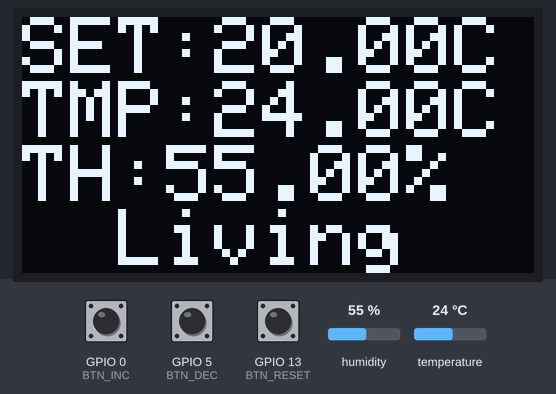
Bench run of a sketch on a simulated ESP8266 (NodeMCU). Parts: 128×64 one-colour display. Inputs (shaded band) come from the test bench; at power-on: GPIO 0 (BTN_INC) HIGH, GPIO 5 (BTN_DEC) HIGH, humidity 55 %, GPIO 13 (BTN_RESET) HIGH, temperature 24 °C. WiFi joins after 1.5 s; servers stay silent unless stated; uploads are accepted with an empty reply; what the sketch prints to the serial monitor is not drawn.

Above: at 2.7 s.
2.8 s: GPIO 0 (BTN_INC) pulled LOW for 1 s
At 4.1 s:
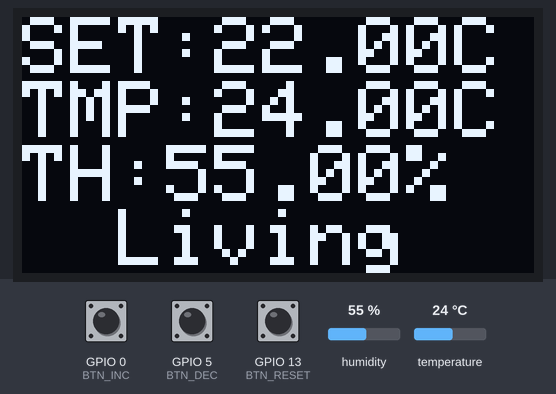
5.3 s: GPIO 5 (BTN_DEC) pulled LOW for 3.2 s
At 9.7 s:
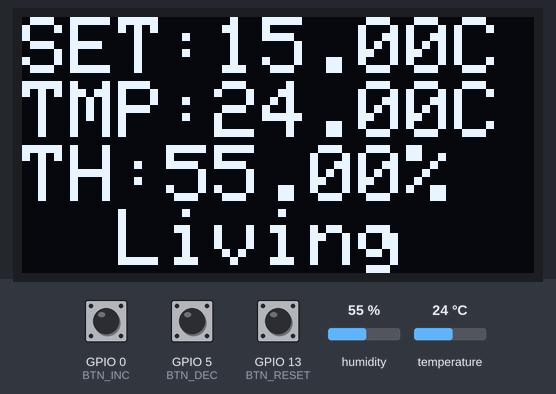
10.0 s: humidity set to 22 %
At 12.3 s:
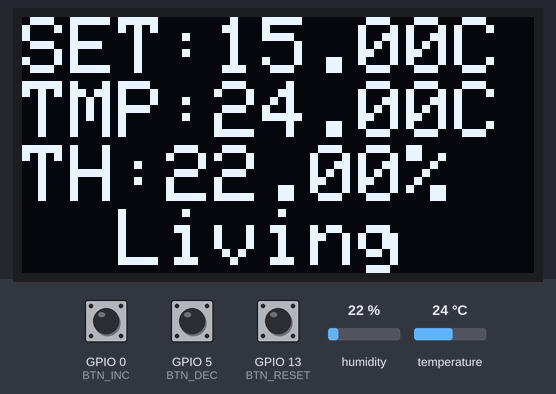
13.4 s: GPIO 13 (BTN_RESET) pulled LOW for 0.25 s
At 14.9 s:
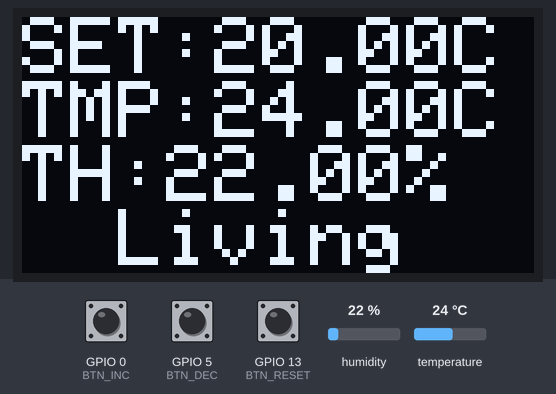
15.2 s: temperature set to 12 °C
At 17.0 s:
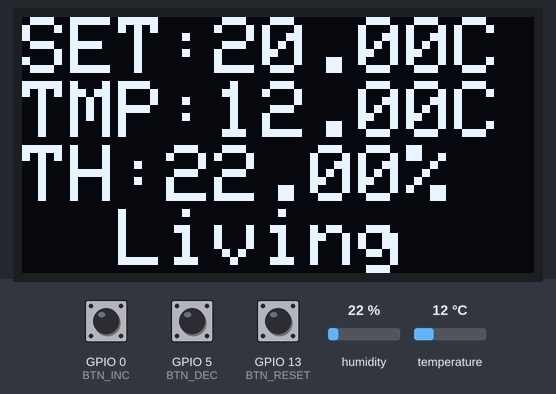
17.5 s: GPIO 0 (BTN_INC) pulled LOW for 0.25 s
At 18.6 s:
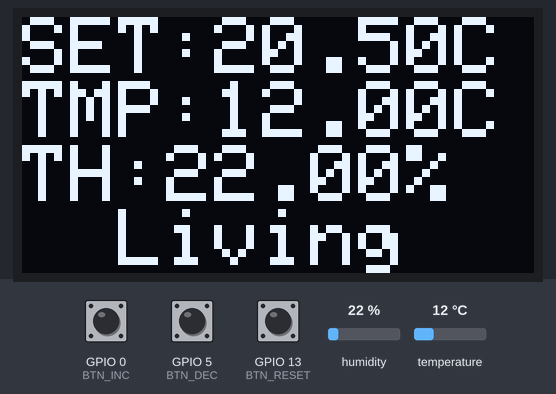
Timing chart, 0 to 20.3 s (numbered marks = the images above; inputs shaded):
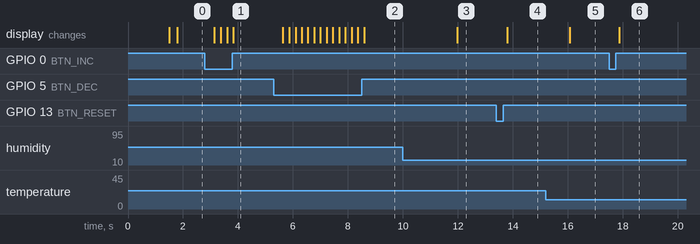

The sketch:

termostat.ino
```cpp
#include <ESP8266WiFi.h>
#include <ESP8266HTTPClient.h>
#include <ESP8266WebServer.h>
#include <Adafruit_Sensor.h>
#include <DHT.h>
#include <Adafruit_SSD1306.h>
#include <Adafruit_GFX.h>
#include <Wire.h>

// Configurare DHT22
#define DHTPIN 4
#define DHTTYPE DHT22
DHT dht(DHTPIN, DHTTYPE);

// Setări pentru OLED
#define SCREEN_WIDTH 128
#define SCREEN_HEIGHT 64
#define OLED_RESET -1
Adafruit_SSD1306 display(SCREEN_WIDTH, SCREEN_HEIGHT, &Wire, OLED_RESET);

// Configurare WiFi
const char* ssid = "WIRELESS_NAME";
const char* password = "PASSWORD";
const char* serverIP = "192.168.0.100"; // IP-ul centralei
const int serverPort = 8080;           // Portul centralei

// Configurare IP static
IPAddress staticIP(192, 168, 0, 101);  // IP-ul termostatului
IPAddress gateway(192, 168, 0, 1);     // Gateway
IPAddress subnet(255, 255, 255, 0);    // Masca de rețea

// Configurare butoane
#define BTN_INC 0   // Buton pentru creșterea temperaturii
#define BTN_DEC 5  // Buton pentru scăderea temperaturii
#define BTN_RESET 13 // Buton pentru resetarea temperaturii
float tempSet = 20.0; // Temperatura setată
String zona = "Living";   // Zona curentă

void setup() {
  Serial.begin(115200);

  // Configurare IP static
  if (!WiFi.config(staticIP, gateway, subnet)) {
    Serial.println("Eroare la configurarea IP-ului static!");
  }

  // Conectare la WiFi
  WiFi.begin(ssid, password);
  while (WiFi.status() != WL_CONNECTED) {
    delay(500);
    Serial.print(".");
  }
  Serial.println("\nConectat la WiFi!");
  Serial.print("IP al termostatului: ");
  Serial.println(WiFi.localIP());

  // Configurare DHT22
  dht.begin();

  // Inițializează I2C folosind pinii specificați
  Wire.begin(14, 12); // SDA = GPIO 14, SCL = GPIO 12

  // Inițializează OLED
  if (!display.begin(SSD1306_SWITCHCAPVCC, 0x3C)) {
    for (;;);
  }
  display.clearDisplay();
  display.display();

  // Configurare butoane
  pinMode(BTN_INC, INPUT_PULLUP);
  pinMode(BTN_DEC, INPUT_PULLUP);
  pinMode(BTN_RESET, INPUT_PULLUP);
}

void loop() {
  // Verificare conexiune WiFi
  if (WiFi.status() != WL_CONNECTED) {
    Serial.println("Reîncercare conectare WiFi...");
    WiFi.reconnect();
    delay(5000);
    return;
  }

  // Gestionare butoane
  handleButtons();

  // Citire temperatură și umiditate
  float temp = dht.readTemperature();
  float hum = dht.readHumidity();

  // Verificare dacă citirea este validă
  if (isnan(temp) || isnan(hum)) {
    Serial.println("Eroare la citirea senzorului DHT22!");
    hum = 0;  // Dacă citirea a eșuat, afișăm 0 ca umiditate
  }

  // Trimitere date la server
  WiFiClient client;
  HTTPClient http;

  String url = "http://" + String(serverIP) + ":" + String(serverPort) + "/update?zone=1&temp=" + String(temp) + "&setTemp=" + String(tempSet);
  if (http.begin(client, url)) {
    int responseCode = http.GET();
    if (responseCode > 0) {
      Serial.printf("Răspuns server: %d\n", responseCode);
    } else {
      Serial.printf("Eroare la trimiterea datelor: %s\n", http.errorToString(responseCode).c_str());
    }
    http.end();
  } else {
    Serial.println("Eroare la inițializarea HTTP");
  }

  // Actualizare display
  updateDisplay(temp, hum);

  //delay(5000); // Interval actualizare
}

void handleButtons() {
  static unsigned long lastPressTime = 0;
  unsigned long currentTime = millis();

  if (currentTime - lastPressTime > 200) { // Debounce
    if (digitalRead(BTN_INC) == LOW) {
      tempSet += 0.5; // Crește temperatura
      Serial.println("Buton + apăsat. Temp setată: " + String(tempSet));
      lastPressTime = currentTime;
    } else if (digitalRead(BTN_DEC) == LOW) {
      tempSet -= 0.5; // Scade temperatura
      Serial.println("Buton - apăsat. Temp setată: " + String(tempSet));
      lastPressTime = currentTime;
    } else if (digitalRead(BTN_RESET) == LOW) {
      tempSet = 20.0; // Resetează temperatura
      Serial.println("Buton reset apăsat. Temp setată: " + String(tempSet));
      lastPressTime = currentTime;
    }
  }
}

void updateDisplay(float temp, float hum) {
  display.clearDisplay();
  display.setTextSize(2);
  display.setTextColor(SSD1306_WHITE);

  // Afișează temperatura setată
  display.setCursor(0, 0);
  display.print("SET:");
  display.print(tempSet);
  display.println("C");

  // Afișează temperatura curentă
  display.setCursor(0, 16);
  display.print("TMP:");
  display.print(temp);
  display.println("C");

  // Afișează umiditatea curentă
  display.setCursor(0, 32);
  display.print("TH:");
  display.print(hum);
  display.println("%");

  // Afișează zona
  display.setCursor(0, 48);
  display.print("  ");
  display.print(zona);

  // Finalizează afișajul
  display.display();
}
```

Measured:
- after the input at 2.8 s, the display: first changes after 0.35 s (image 1 shows a later state)
- after the input at 5.3 s, the display: first changes after 0.34 s (image 2 shows a later state)
- after the input at 10.0 s, the display: changes after 2.0 s (image 3)
- after the input at 13.4 s, the display: changes after 0.39 s (image 4)
- after the input at 15.2 s, the display: changes after 0.86 s (image 5)
- after the input at 17.5 s, the display: changes after 0.37 s (image 6)
